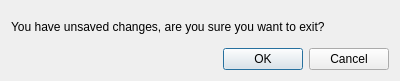
<?xml version="1.0" encoding="UTF-8"?>
<ui version="4.0">
 <class>Dialog</class>
 <widget class="QDialog" name="Dialog">
  <property name="geometry">
   <rect>
    <x>0</x>
    <y>0</y>
    <width>400</width>
    <height>81</height>
   </rect>
  </property>
  <property name="windowTitle">
   <string>Dialog</string>
  </property>
  <layout class="QVBoxLayout" name="verticalLayout">
   <item>
    <widget class="QLabel" name="label">
     <property name="text">
      <string>You have unsaved changes, are you sure you want to exit?</string>
     </property>
    </widget>
   </item>
   <item>
    <widget class="QDialogButtonBox" name="buttonBox">
     <property name="orientation">
      <enum>Qt::Horizontal</enum>
     </property>
     <property name="standardButtons">
      <set>QDialogButtonBox::Cancel|QDialogButtonBox::Ok</set>
     </property>
    </widget>
   </item>
  </layout>
 </widget>
 <resources/>
 <connections>
  <connection>
   <sender>buttonBox</sender>
   <signal>accepted()</signal>
   <receiver>Dialog</receiver>
   <slot>accept()</slot>
   <hints>
    <hint type="sourcelabel">
     <x>248</x>
     <y>254</y>
    </hint>
    <hint type="destinationlabel">
     <x>157</x>
     <y>274</y>
    </hint>
   </hints>
  </connection>
  <connection>
   <sender>buttonBox</sender>
   <signal>rejected()</signal>
   <receiver>Dialog</receiver>
   <slot>reject()</slot>
   <hints>
    <hint type="sourcelabel">
     <x>316</x>
     <y>260</y>
    </hint>
    <hint type="destinationlabel">
     <x>286</x>
     <y>274</y>
    </hint>
   </hints>
  </connection>
 </connections>
</ui>
